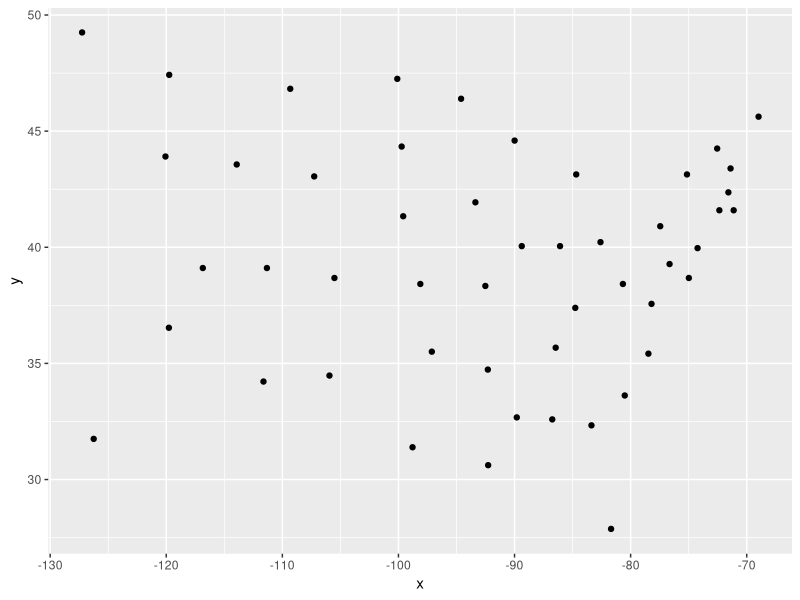
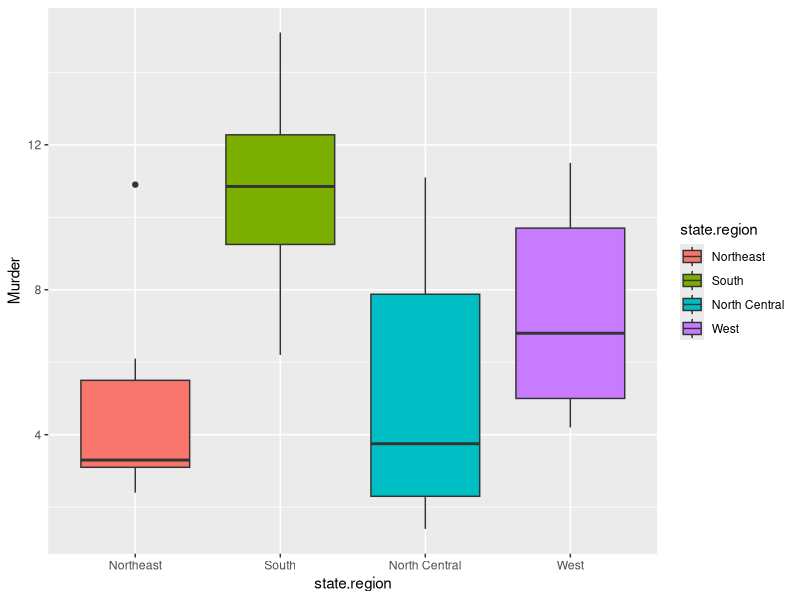
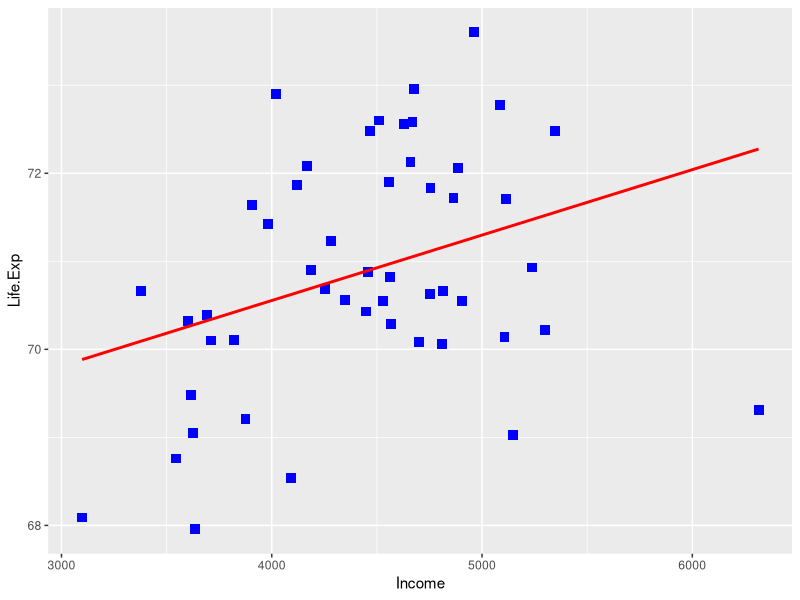

Here is the R script that generated these plots, in order:
## ---- chunk 1
data(state)
statedata = cbind(data.frame(state.x77), state.abb, state.area, state.center,  state.division, state.name, state.region)
str(statedata)
## ---- chunk 2
library(ggplot2)
ggplot(aes(x=x,y=y), data=statedata) + geom_point()
## ---- chunk 3
tapply(statedata$HS.Grad, statedata$state.region, mean)
## ---- chunk 4
ggplot(aes(y=Murder, x = state.region, fill = state.region), data=statedata) + geom_boxplot()
## ---- chunk 5
noth <- subset(statedata, state.region=="Northeast")
noth[which.max(noth$Murder),]
## ---- chunk 6
init <- lm(Life.Exp ~ Population + Income + Illiteracy + Murder + HS.Grad + Frost + Area, data = statedata)
summary(init)
## ---- chunk 7
ggplot(aes(x=Income, y=Life.Exp), data=statedata) + geom_point(pch = 15, size = 3, col= "blue") + stat_smooth(method="lm", se= FALSE, col = "red")
## ---- chunk 8
#remove Area
iter1 <- lm(Life.Exp ~ Population + Income + Illiteracy + Murder + HS.Grad + Frost, data = statedata)
summary(iter1)
#remove Illiteracy
iter2 <- lm(Life.Exp ~ Population + Income + Murder + HS.Grad + Frost, data=statedata)
summary(iter2)
#remove Income
iter3 <- lm(Life.Exp ~ Population + Murder + HS.Grad + Frost, data=statedata)
summary(iter3)
## ---- chunk 9
predicted <- predict(iter3)
statedata$predictedLE <- predicted
#predicted
head(sort(tapply(statedata$predicted, statedata$state.name, min)))
#actual
head(sort(tapply(statedata$Life.Exp, statedata$state.name, min)))

#predicted
head(sort(tapply(statedata$predicted, statedata$state.name, max), decreasing=TRUE))
#actual
head(sort(tapply(statedata$Life.Exp, statedata$state.name, max), decreasing = TRUE))
## ---- chunk 10
sort(tapply(abs(statedata$Life.Exp-statedata$predictedLE), statedata$state.name, mean))
## ---- chunk 11
sessionInfo()
